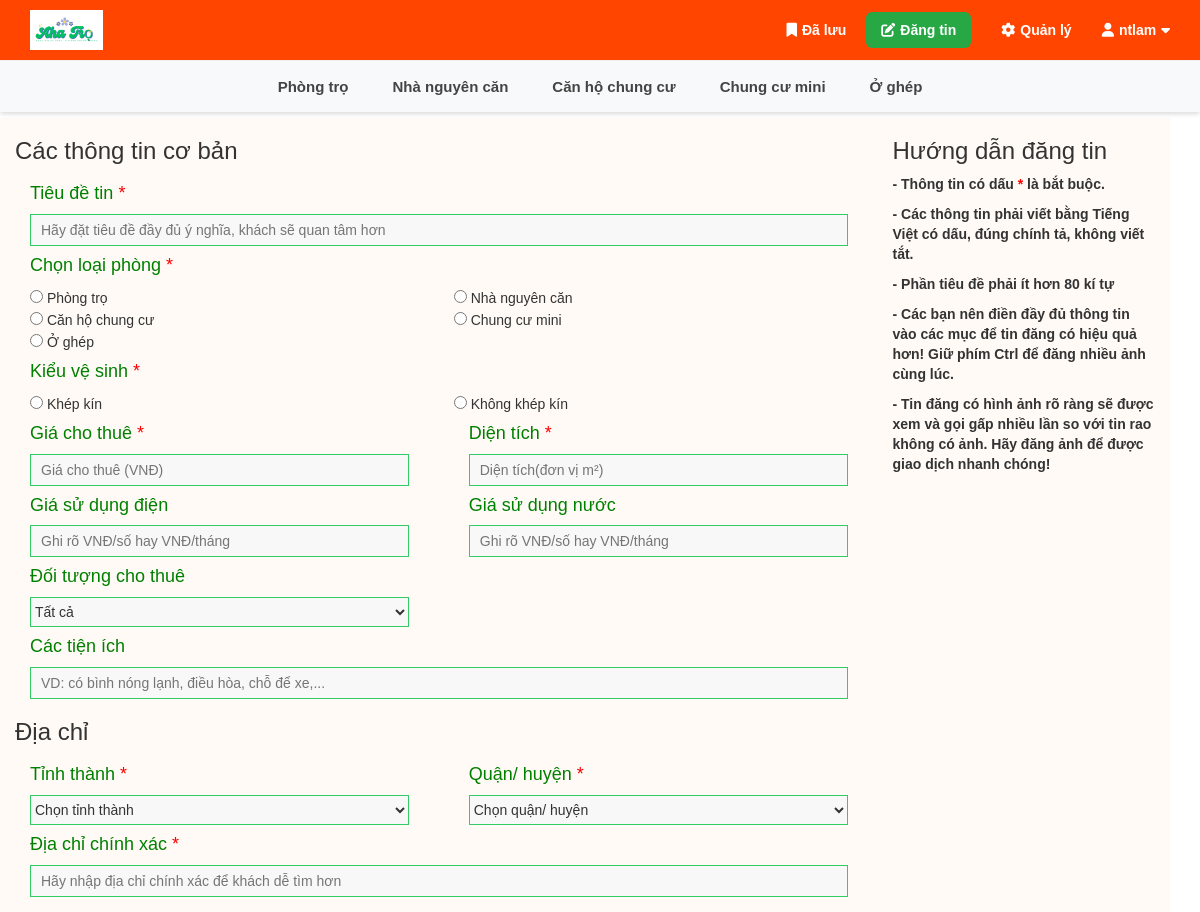
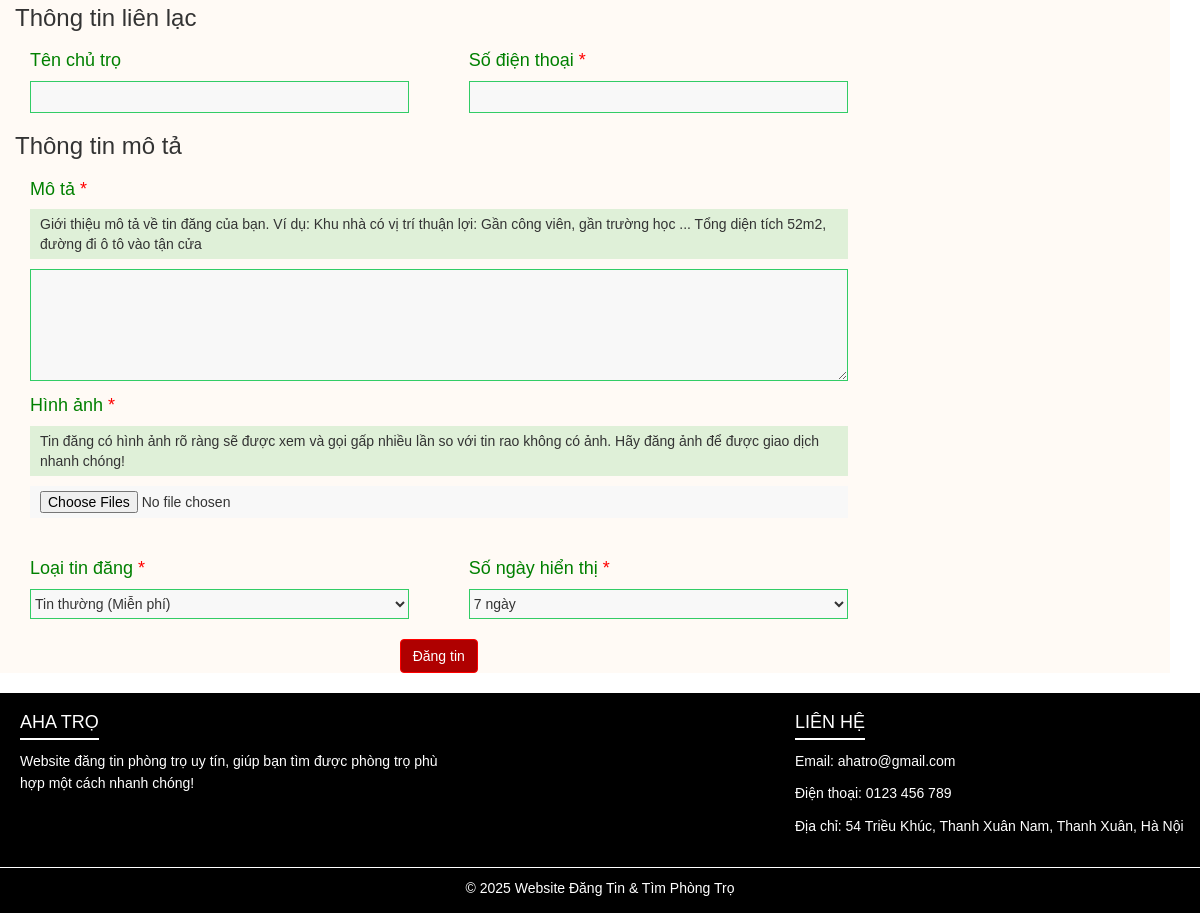
Screenshot of /post.php (signed in) with the database file from the repository (2 pictures, top to bottom).
### tables this page shows
CREATE TABLE `loai_phong` (
  `idLoaiPhong` int(11) NOT NULL,
  `loaiPhong` varchar(50) NOT NULL
);

### post.php (the view, shortened to what this page needs)
<?php
include "config.php";
?>
<!DOCTYPE html>
<html lang="en">
<head>
	<link rel="stylesheet" href="https://maxcdn.bootstrapcdn.com/bootstrap/3.4.0/css/bootstrap.min.css">
	<link rel="stylesheet" type="text/css" href="css/style.css">
</head>
<body>
	<?php
	include('header.php');
	?>
	<div class="container">
		<div class="row">
			<div class="col-lg-9 col-md-9 col-sm-9 col-xs-12">
				<div class="row">
					<form method="POST" action="post_proc.php" onsubmit="return validateForm()"
						enctype="multipart/form-data">
						<div class="col-xs-12">
							<h3>Các thông tin cơ bản</h3>
						</div>
						<div class="col-xs-12">
							<div class="col-xs-12">
								<h4>Tiêu đề tin <span>* </span> <span class="error_input" id="error_input_title"></span>
								</h4>
							</div>
							<div class="col-xs-12">
								<input id="input_title" type="text" name="tieuDe" maxlength="80" style="width: 100%"
									placeholder="Hãy đặt tiêu đề đầy đủ ý nghĩa, khách sẽ quan tâm hơn" title="Tiêu đề">
							</div>
						</div>
						<div class="col-xs-12">
							<h4 class="col-xs-12">Chọn loại phòng <span>*</span> </h4>
							<?php
							$sql = "SELECT idLoaiPhong, loaiPhong FROM loai_phong";
							$result = mysqli_query($conn, $sql);
							while ($row = mysqli_fetch_assoc($result)) {
								?>
								<div class="col-sm-6 col-xs-12">
									<input name="idLoaiPhong" type="radio" value="<?php echo $row['idLoaiPhong']; ?>"
										style="width: 13px;" />
									<?php echo $row['loaiPhong']; ?>
								</div>
								<?php
							}
							?>
						</div>
						<div class="col-xs-12">
							<h4 class="col-xs-12">Kiểu vệ sinh <span>*</span> </h4>
							<div class="col-sm-6 col-xs-12">
								<input name="VeSinh" type="radio" value="Khép kín" style="width: 13px;" /> Khép kín
							</div>
							<div class="col-sm-6 col-xs-12">
								<input name="VeSinh" type="radio" value="Không khép kín" style="width: 13px;" /> Không
								khép kín
							</div>
						</div>
						<div class="col-xs-6">
							<div class="col-xs-12">
								<h4>Giá cho thuê <span>*</span> </h4>
							</div>
							<div class="col-xs-12">
								<input id="gia_hienthi" type="text" placeholder="Giá cho thuê (VNĐ)"
									title="Giá thuê phòng">
							</div>
						</div>
						<div class="col-xs-6">
							<div class="col-xs-12">
								<h4>Diện tích <span>*</span> </h4>
							</div>
							<div class="col-xs-12">
								<input id="input_room_area" type="number" name="dienTich" min="0"
									placeholder="Diện tích(đơn vị m²)" title="Diện tích căn phòng">
							</div>
						</div>
						<div class="col-xs-6">
							<div class="col-xs-12">
								<h4>Giá sử dụng điện</h4>
							</div>
							<div class="col-xs-12">
								<input type="text" name="dien" min="0" placeholder="Ghi rõ VNĐ/số hay VNĐ/tháng"
									title="Giá điện">
							</div>
						</div>
						<div class="col-xs-6">
							<div class="col-xs-12">
								<h4>Giá sử dụng nước</h4>
							</div>
							<div class="col-xs-12">
								<input type="text" name="nuoc" min="0" placeholder="Ghi rõ VNĐ/số hay VNĐ/tháng"
									title="Giá nước">
							</div>
						</div>
						<div class="col-xs-6">
							<div class="col-xs-12">
								<h4>Đối tượng cho thuê</h4>
							</div>
							<div class="col-xs-12">
								<select name="doiTuong">
									<option value="Tất cả">Tất cả</option>
								</select>
							</div>
						</div>
						<div class="col-xs-12">
							<div class="col-xs-12">
								<h4>Các tiện ích</h4>
							</div>
							<div class="col-xs-12">
								<input type="text" name="tienIch" maxlength="80" style="width: 100%"
									placeholder="VD: có bình nóng lạnh, điều hòa, chỗ để xe,..." title="Tiện ích">
							</div>
						</div>
						<div class="col-xs-12">
							<h3>Địa chỉ</h3>
						</div>
						<div class="col-sm-6 col-xs-12">
							<div class="col-xs-12">
								<h4>Tỉnh thành <span>*</span>
								</h4>
							</div>
							<div class="col-xs-12">
								<select id="tinh" name="tinhThanh">
									<option value="">Chọn tỉnh thành</option>
								</select>
							</div>
						</div>
						<div class="col-sm-6 col-xs-12">
							<div class="col-xs-12">
								<h4>Quận/ huyện <span>*</span>
								</h4>
							</div>
							<div class="col-xs-12">
								<select id="quan" name="quanHuyen">
									<option value="">Chọn quận/ huyện</option>
								</select>
							</div>
						</div>
						<div class="col-xs-12">
							<div class="col-xs-12">
								<h4>Địa chỉ chính xác <span>*</span> </h4>
							</div>
							<div class="col-xs-12">
								<input type="text" name="diaChi"
									placeholder="Hãy nhập địa chỉ chính xác để khách dễ tìm hơn"
									id="input_exacly_address" title="Địa chỉ">
							</div>
						</div>
						<div class="col-xs-12">
							<h3>Thông tin liên lạc</h3>
						</div>
						<div class="col-sm-6 col-xs-12">
							<div class="col-xs-12">
								<h4>Tên chủ trọ</h4>
							</div>
							<div class="col-xs-12">
								<input type="text" name="chuTro" maxlength="40" title="Tên chủ trọ">
							</div>
						</div>
						<div class="col-sm-6 col-xs-12">
							<div class="col-xs-12">
								<h4>Số điện thoại <span>*</span> </h4>
							</div>
							<div class="col-xs-12">
								<input id="input_phone_number" type="text" name="sdt" pattern="[0-9]*"
									title="Số điện thoại">
							</div>
						</div>
						<div class="col-xs-12">
							<h3>Thông tin mô tả</h3>
						</div>
						<div class="col-xs-12">
							<div class="col-xs-12">
								<h4>Mô tả <span>*</span> <span class="error_input" id="error_input_describle"></span>
								</h4>
							</div>
							<div class="col-xs-12">
								<p class="notes">Giới thiệu mô tả về tin đăng của bạn. Ví dụ: Khu nhà có vị trí thuận
									lợi: Gần công viên, gần trường học ... Tổng diện tích 52m2, đường đi ô tô vào tận
									cửa</p>
							</div>
							<div class="col-xs-12">
								<textarea id="input_room_describle" rows="5" title="Mô tả căn phòng"
									name="moTa"></textarea>
							</div>
						</div>
						<div class="col-xs-12">
							<div class="col-xs-12">
								<h4>Hình ảnh <span>*</span> <span class="error_input" id="error_input_image"></span>
								</h4>
							</div>
							<div class="col-xs-12">
								<p class="notes">Tin đăng có hình ảnh rõ ràng sẽ được xem và gọi gấp nhiều lần so với
									tin rao không có ảnh. Hãy đăng ảnh để được giao dịch nhanh chóng!</p>
							</div>
							<div class="col-xs-12">
								<input type="file" id="upload_images" style="border: none;" name="fileToUpload[]"
									onchange="previewImages()" multiple="multiple">
							</div>
							<div class="col-sm-4  col-xs-12">
								<div class="preview_images  col-xs-12" id="preview_images"
									style="margin: 15px 0px; padding: 0px;"></div>
							</div>
						</div>
						<div class="col-sm-6 col-xs-12">
							<div class="col-xs-12">
								<h4>Loại tin đăng <span>*</span></h4>
							</div>
							<div class="col-xs-12">
								<select name="loaiTin" id="loaiTin" onchange="updatePrice()">
									<option value="thuong">Tin thường (Miễn phí)</option>
								</select>
							</div>
						</div>
						<div class="col-sm-6 col-xs-12">
							<div class="col-xs-12">
								<h4>Số ngày hiển thị <span>*</span></h4>
							</div>
							<div class="col-xs-12">
								<select name="ngayHienThi" id="ngayHienThi">
									<option value="7" selected>7 ngày</option>
								</select>
							</div>
						</div>
						<div class="col-xs-12" style="width: 100%; margin-top: 20px; text-align: center;">
							<button id="upload_room_button" type="submit" class="btn btn-success" name="DangTin"
								style="background-color: rgb(175, 0, 0); border-color: red;">Đăng tin</button>
						</div>
					</form>
				</div>
			</div>
			<div class="col-lg-3 col-md-3 col-sm-3 col-xs-12">
				<h3>Hướng dẫn đăng tin</h3>
				<b>
					<p>
						- Thông tin có dấu <span style="color: red;">*</span> là bắt buộc.
					</p>
					<p>
						- Các thông tin phải viết bằng Tiếng Việt có dấu, đúng chính tả, không viết tắt.
					</p>
					<p>
						- Phần tiêu đề phải ít hơn 80 kí tự
					</p>
					<p>- Các bạn nên điền đầy đủ thông tin vào các mục để tin đăng có hiệu quả hơn! Giữ phím Ctrl để
						đăng nhiều ảnh cùng lúc.</p>
					<p>- Tin đăng có hình ảnh rõ ràng sẽ được xem và gọi gấp nhiều lần so với tin rao không có ảnh. Hãy
						đăng ảnh để được giao dịch nhanh chóng!</p>
				</b>
			</div>
		</div>
	</div>
	<?php
	include('footer.php');
	?>
</body>
</html>

### header.php (shortened to what this page needs)
<?php
$current_category = isset($_GET['id']) ? $_GET['id'] : null;
?>
<!DOCTYPE html>
<html lang="vi">
<head>
    <link rel="stylesheet" href="css/style.css">
    <link rel="stylesheet" href="https://cdnjs.cloudflare.com/ajax/libs/font-awesome/6.5.0/css/all.min.css">
</head>
<body>
    <div class="header">
        <div class="top-bar">
            <div class="top-left">
                <a href="index.php">
                    <img src="img/logo2.PNG" alt="Logo" height="40">
                </a>
            </div>
            <div class="top-right">
                <div class="top-right-items">
                    <a href="saved_posts.php" class="top-link">
                        <i class="fa-solid fa-bookmark"></i> Đã lưu
                    </a>
                    <?php
                    if (!isset($_SESSION['user_id']) || $_SESSION['user_role'] == 'user') {
                        ?> <a href="post.php" class="post-button">
                            <i class="fa-solid fa-pen-to-square"></i> Đăng tin
                        </a>
                        <?php
                    }
                    ?>
                    <?php if (isset($_SESSION['user_id']) && isset($_SESSION['user_role'])): ?>
                        <div style="text-align: right; margin: 10px;">
                            <?php if ($_SESSION['user_role'] === 'admin'): ?>
                                <a href="admin_approve.php" class="top-link">
                                    <i class="fa-solid fa-gear"></i> Quản lý
                                </a>
                            <?php elseif ($_SESSION['user_role'] === 'user'): ?>
                                <a href="post_mana.php" class="top-link">
                                    <i class="fa-solid fa-gear"></i> Quản lý
                                </a>
                            <?php endif; ?>
                        </div>
                    <?php endif; ?>
                    <div class="hdropdown">
                        <?php if (isset($_SESSION['user_name'])): ?>
                            <div class="hdropdown-toggle">
                                <i class="fa-solid fa-user"></i> <?php echo htmlspecialchars($_SESSION['user_name']); ?>
                                <i class="fa-solid fa-caret-down"></i>
                            </div>
                        <?php endif; ?>
                    </div>
                </div>
            </div>
        </div>
        <div class="category-bar">
            <?php
            include 'config.php';
            $sql = "SELECT * FROM loai_phong";
            $result = mysqli_query($conn, $sql);
            if ($result && mysqli_num_rows($result) > 0) {
                echo '<ul class="category-menu">';
                while ($row = mysqli_fetch_assoc($result)) {
                    $id = $row['idLoaiPhong'];
                    $ten = $row['loaiPhong'];
                    $is_active = ($current_category == $id) ? 'active' : '';
                    echo '<li><a href="./category.php?id=' . $id . '" class="' . $is_active . '">' . htmlspecialchars($ten) . '</a></li>';
                }
                echo '</ul>';
            } else {
                echo '<div class="no-category">Không có loại phòng nào.</div>';
            }
            ?>
        </div>
    </div>
</body>
</html>

### css/style.css (style rules this page uses)
body { font-family: Arial, sans-serif; }
.header { position: fixed; top: 0; left: 0; width: 100%; z-index: 999; background-color: white; box-shadow: 0 2px 5px rgba(0, 0, 0, 0.1); }
.top-bar { display: flex; justify-content: space-between; align-items: center; padding: 10px 30px; background-color: orangered; color: white; }
.top-left { display: flex; align-items: center; }
.top-right { display: flex; align-items: center; }
.top-right-items { display: flex; align-items: center; gap: 20px; }
.top-link { color: white; text-decoration: none; font-weight: bold; display: flex; align-items: center; gap: 5px; transition: all 0.2s; }
.post-button { padding: 8px 15px; background-color: #28a745; color: white; border-radius: 6px; text-decoration: none; font-weight: bold; display: flex; align-items: center; gap: 5px; transition: all 0.2s; }
.hdropdown { position: relative; cursor: pointer; }
.hdropdown-toggle { font-weight: bold; color: white; display: flex; align-items: center; gap: 5px; padding: 5px 0; }
.category-bar { background-color: #f8f9fa; padding: 10px 0; box-shadow: 0 2px 4px rgba(0, 0, 0, 0.05); border-top: 1px solid #eee; }
.category-menu { display: flex; justify-content: center; gap: 20px; padding: 0; margin: 0; list-style: none; flex-wrap: wrap; }
.category-menu li { padding: 5px 0; }
.category-menu a { text-decoration: none; color: #444; font-weight: bold; font-size: 15px; padding: 8px 12px; border-radius: 4px; transition: all 0.2s; position: relative; }
.container { display: flex; margin: 118px 0 20px 0; }
.row { font-family: Arial, sans-serif; background: #fffaf5; }

### post.php (style rules this page uses)
h4 { color: green; }
input, select, textarea { background-color: #f8f8f8; border: solid #32cc66 1px; padding: 5px 0px; width: 100%; }
input { padding: 5px 10px; }
.notes { background-color: #dff0d8; padding: 5px 10px; }
h4 span { color: red; }

### rows the page displays
loai_phong: loaiPhong "Phòng trọ"
loai_phong: loaiPhong "Nhà nguyên căn"
loai_phong: loaiPhong "Căn hộ chung cư"
loai_phong: loaiPhong "Chung cư mini"
loai_phong: loaiPhong "Ở ghép"

### other values shown
$_SESSION['user_name'] "ntlam"
